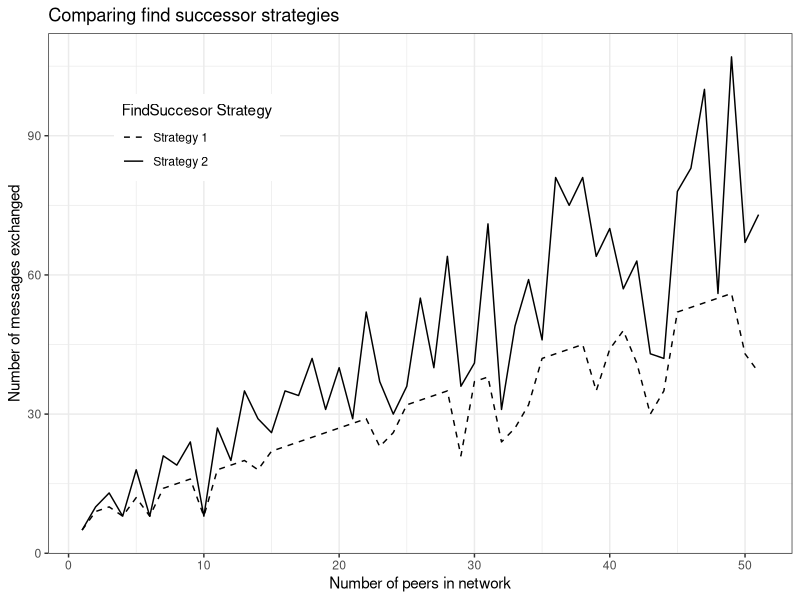

This figure's R source: (Note: this script raises an error after producing the figure.)
library(ggplot2)
#setwd("~/Dropbox/SDN/DTRM/Paper/Plots")
df <- read.csv("./Data_nofix_withDelay.csv")
df$joinTime <- df$joinTime/10
plot <- ggplot(df, aes(x=n)) +
        #geom_point(aes(y = msg)) +
        geom_line(aes(y = msg, linetype=strategy)) +
        theme_bw() +
        theme(legend.position = c(.2, .8)) + 
        scale_linetype_manual("FindSuccesor Strategy" ,labels = c("Strategy 1", "Strategy 2"), values = c("dashed", "solid")) +
        ggtitle("Comparing find successor strategies") +
        labs(y = "Number of messages exchanged", x = "Number of peers in network") + 
        ggsave(file="E_plot.png",  width = 15.875, height=11.985625, units = "cm", dpi=300)

print(plot)


library(ggplot2)
#setwd("~/Dropbox/SDN/DTRM/Paper/Plots")
df <- read.csv("./Data_nofix_withDelay.csv")
df$joinTime <- df$joinTime/10
plot <- ggplot(df, aes(x=n)) +
        #geom_point(aes(y = msg)) +
        geom_line(aes(y = joinTime, linetype=strategy)) +
        theme_bw() +
        theme(legend.position = c(.2, .8)) + 
        scale_linetype_manual("FindSuccesor Strategy" ,labels = c("Strategy 1", "Strategy 2"), values = c("dashed", "solid")) +
        ggtitle("Comparing find successor strategies") +
        labs(y = "Join network time (ms)", x = "Number of peers in network") + 
        ggsave(file="E2_plot.png",  width = 15.875, height=11.985625, units = "cm", dpi=300)

print(plot)


